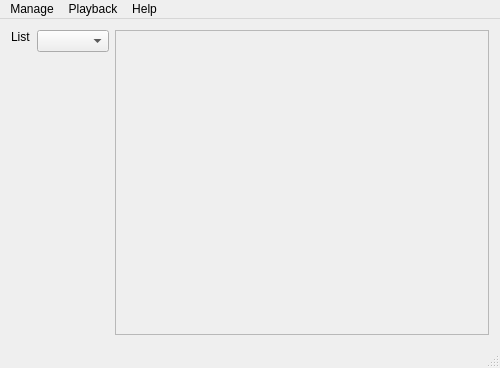
<?xml version="1.0" encoding="UTF-8"?>
<ui version="4.0">
 <class>MainWindow</class>
 <widget class="QMainWindow" name="MainWindow">
  <property name="geometry">
   <rect>
    <x>0</x>
    <y>0</y>
    <width>500</width>
    <height>368</height>
   </rect>
  </property>
  <property name="sizePolicy">
   <sizepolicy hsizetype="Preferred" vsizetype="Preferred">
    <horstretch>0</horstretch>
    <verstretch>0</verstretch>
   </sizepolicy>
  </property>
  <property name="windowTitle">
   <string>MainWindow</string>
  </property>
  <widget class="QWidget" name="centralWidget">
   <property name="sizePolicy">
    <sizepolicy hsizetype="Preferred" vsizetype="Preferred">
     <horstretch>0</horstretch>
     <verstretch>0</verstretch>
    </sizepolicy>
   </property>
   <layout class="QHBoxLayout" name="horizontalLayout">
    <item alignment="Qt::AlignTop">
     <widget class="QLabel" name="label">
      <property name="text">
       <string>List</string>
      </property>
     </widget>
    </item>
    <item alignment="Qt::AlignTop">
     <widget class="QComboBox" name="selectList"/>
    </item>
    <item>
     <widget class="QScrollArea" name="song_shower">
      <property name="widgetResizable">
       <bool>true</bool>
      </property>
      <widget class="QWidget" name="scrollAreaWidgetContents">
       <property name="geometry">
        <rect>
         <x>0</x>
         <y>0</y>
         <width>357</width>
         <height>304</height>
        </rect>
       </property>
       <layout class="QVBoxLayout" name="verticalLayout_2"/>
      </widget>
     </widget>
    </item>
   </layout>
  </widget>
  <widget class="QStatusBar" name="statusBar"/>
  <widget class="QMenuBar" name="menuBar">
   <property name="geometry">
    <rect>
     <x>0</x>
     <y>0</y>
     <width>500</width>
     <height>22</height>
    </rect>
   </property>
   <widget class="QMenu" name="menuManage">
    <property name="title">
     <string>Manage</string>
    </property>
    <addaction name="btnAddPlay"/>
    <addaction name="actionDelete_Playlist"/>
   </widget>
   <widget class="QMenu" name="menuPlayback">
    <property name="title">
     <string>Playback</string>
    </property>
   </widget>
   <widget class="QMenu" name="menuHelp">
    <property name="title">
     <string>Help</string>
    </property>
   </widget>
   <addaction name="menuManage"/>
   <addaction name="menuPlayback"/>
   <addaction name="menuHelp"/>
  </widget>
  <action name="btnAddPlay">
   <property name="text">
    <string>Add playlist</string>
   </property>
  </action>
  <action name="actionDelete_Playlist">
   <property name="text">
    <string>Delete Playlist</string>
   </property>
  </action>
 </widget>
 <layoutdefault spacing="6" margin="11"/>
 <resources/>
 <connections/>
</ui>
